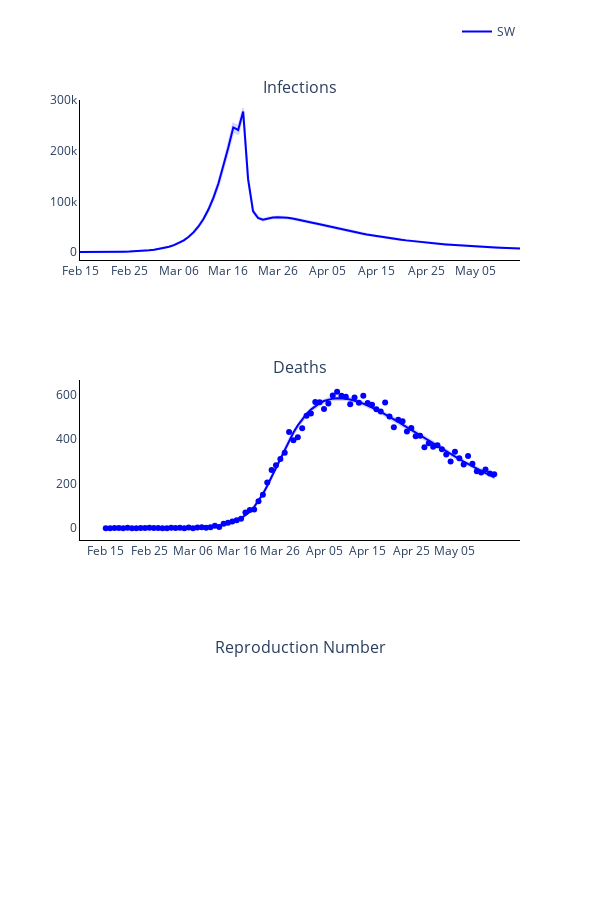

Notebook code cell kept with this figure:
### Markdown cell above
### Plot observed versus predicted using model with inferred parameters

### Code cell
# Trace names - represent the solver used for the simulation
trace_name = regions
titles = ['Infections', 'Deaths', 'Reproduction Number']

fig = go.Figure()
fig = make_subplots(rows=len(titles), cols=1, subplot_titles=tuple(titles), horizontal_spacing = 0.15)

# Plot (continuous predicted timeline and pointwise observed numbers each day)
for r, region in enumerate(regions):
    # Plot of infections
    fig.add_trace(
        go.Scatter(
            x=times,
            y=new_infec_mean[r].tolist(),
            mode='lines',
            name=trace_name[r],
            line_color=colours[r]
        ),
        row= 1,
        col= 1
    )

    fig.add_trace(
        go.Scatter(
            x=times + times[::-1],
            y=new_infec_upper[r].tolist() + new_infec_lower[r].tolist()[::-1],
            fill='toself',
            fillcolor=colours[r],
            line_color=colours[r],
            opacity=0.15,
            mode='lines',
            showlegend=False,
            name=trace_name[r]
        ),
        row= 1,
        col= 1
    )

    # fig.add_trace(
    #     go.Scatter(
    #         x=serology_times,
    #         y=np.sum(np.multiply(np.nan_to_num(np.divide(positives_data[r], tests[r])), susceptibles[r]), axis=1).tolist(),
    #         mode='markers',
    #         name=trace_name[r],
    #         showlegend=False,
    #         line_color=colours[r]
    #     ),
    #     row= 1,
    #     col= 1
    # )

    # Plot deaths
    fig.add_trace(
        go.Scatter(
            x=times,
            y=deaths_mean[r].tolist(),
            mode='lines',
            name=trace_name[r],
            showlegend=False,
            line_color=colours[r]
        ),
        row= 2,
        col= 1
    )

    fig.add_trace(
        go.Scatter(
            x=times + times[::-1],
            y=deaths_upper[r].tolist() + deaths_lower[r].tolist()[::-1],
            fill='toself',
            fillcolor=colours[r],
            line_color=colours[r],
            opacity=0.15,
            mode='lines',
            showlegend=False,
            name=trace_name[r]
        ),
        row= 2,
        col= 1
    )

    fig.add_trace(
        go.Scatter(
            x=times,
            y=np.sum(deaths_data[r], axis=1).tolist(),
            mode='markers',
            name=trace_name[r],
            showlegend=False,
            line_color=colours[r]
        ),
        row= 2,
        col= 1
    )

    # Plot reproduction number
    # fig.add_trace(
    #     go.Scatter(
    #         x=times,
    #         y=reprod_num_mean[r].tolist(),
    #         mode='lines',
    #         name=trace_name[r],
    #         showlegend=False,
    #         line_color=colours[r]
    #     ),
    #     row= 3,
    #     col= 1
    # )

    # fig.add_trace(
    #     go.Scatter(
    #         x=times + times[::-1],
    #         y=reprod_num_upper[r].tolist() + reprod_num_lower[r].tolist()[::-1],
    #         fill='toself',
    #         fillcolor=colours[r],
    #         line_color=colours[r],
    #         opacity=0.15,
    #         mode='lines',
    #         showlegend=False,
    #         name=trace_name[r]
    #     ),
    #     row= 3,
    #     col= 1
    # )

# Add axis labels
fig.update_layout(
    width=600, 
    height=900,
    plot_bgcolor='white',
    xaxis=dict(
        linecolor='black',
        tickvals=np.arange(1, 90, 10).tolist(),
        ticktext=['Feb 15', 'Feb 25', 'Mar 06', 'Mar 16', 'Mar 26', 'Apr 05', 'Apr 15', 'Apr 25', 'May 05', 'May 15']),
    yaxis=dict(linecolor='black'),
    xaxis2=dict(
        linecolor='black',
        tickvals=np.arange(1, 90, 10).tolist(),
        ticktext=['Feb 15', 'Feb 25', 'Mar 06', 'Mar 16', 'Mar 26', 'Apr 05', 'Apr 15', 'Apr 25', 'May 05', 'May 15']),
    yaxis2=dict(linecolor='black'),
    xaxis3=dict(
        linecolor='black',
        tickvals=np.arange(1, 90, 10).tolist(),
        ticktext=['Feb 15', 'Feb 25', 'Mar 06', 'Mar 16', 'Mar 26', 'Apr 05', 'Apr 15', 'Apr 25', 'May 05', 'May 15']),
    yaxis3=dict(linecolor='black'),
    legend=dict(
        orientation='h',
        yanchor="bottom",
        y=1.075,
        xanchor="right",
        x=1)
    )

fig.write_image('images/Figure-3-synthetic.pdf')
fig.show()

### Figure 1 — Plotly figure (JSON) as saved in the notebook; plotly's stock layout.template omitted (floating-point values rounded to 4 significant figures; data arrays with more than 128 entries replaced by an {"elided": "..."} marker saying what was removed)
{"data": [{"line": {"color": "blue"}, "mode": "lines", "name": "SW", "type": "scatter", "x": [1, 2, 3, 4, 5, 6, 7, 8, 9, 10, 11, 12, 13, 14, 15, 16, 17, 18, 19, 20, 21, 22, 23, 24, 25, 26, 27, 28, 29, 30, 31, 32, 33, 34, 35, 36, 37, 38, 39, 40, 41, 42, 43, 44, 45, 46, 47, 48, 49, 50, 51, 52, 53, 54, 55, 56, 57, 58, 59, 60, 61, 62, 63, 64, 65, 66, 67, 68, 69, 70, 71, 72, 73, 74, 75, 76, 77, 78, 79, 80, 81, 82, 83, 84, 85, 86, 87, 88, 89, 90], "xaxis": "x", "y": [276.5, 200.2, 176.6, 189.2, 229.9, 295.7, 388.1, 512.0, 675.7, 890.7, 1173.0, 1543.0, 2030.0, 2668.0, 3506.0, 4606.0, 6046.0, 7932.0, 10400.0, 13630.0, 17830.0, 23280.0, 30350.0, 39460.0, 51130.0, 65900.0, 84460.0, 107500.0, 135500.0, 168700.0, 206700.0, 246200.0, 241300.0, 277800.0, 144000.0, 80750.0, 67610.0, 63900.0, 66770.0, 68340.0, 68860.0, 68550.0, 67620.0, 66230.0, 64490.0, 62510.0, 60370.0, 58140.0, 55860.0, 53560.0, 51270.0, 49020.0, 46810.0, 44660.0, 42570.0, 40550.0, 38600.0, 36730.0, 34940.0, 33210.0, 31570.0, 29990.0, 28480.0, 27050.0, 25680.0, 24380.0, 23140.0, 21960.0, 20830.0, 19760.0, 18740.0, 17780.0, 16870.0, 16000.0, 15170.0, 14390.0, 13640.0, 12930.0, 12260.0, 11620.0, 11020.0, 10450.0, 9906.0, 9390.0, 8900.0, 8437.0, 8149.0, 7725.0, 7594.0, 7198.0], "yaxis": "y"}, {"fill": "toself", "fillcolor": "blue", "line": {"color": "blue"}, "mode": "lines", "name": "SW", "opacity": 0.15, "showlegend": false, "type": "scatter", "x": {"elided": "180 int values"}, "xaxis": "x", "y": {"elided": "180 float values"}, "yaxis": "y"}, {"line": {"color": "blue"}, "mode": "lines", "name": "SW", "showlegend": false, "type": "scatter", "x": [1, 2, 3, 4, 5, 6, 7, 8, 9, 10, 11, 12, 13, 14, 15, 16, 17, 18, 19, 20, 21, 22, 23, 24, 25, 26, 27, 28, 29, 30, 31, 32, 33, 34, 35, 36, 37, 38, 39, 40, 41, 42, 43, 44, 45, 46, 47, 48, 49, 50, 51, 52, 53, 54, 55, 56, 57, 58, 59, 60, 61, 62, 63, 64, 65, 66, 67, 68, 69, 70, 71, 72, 73, 74, 75, 76, 77, 78, 79, 80, 81, 82, 83, 84, 85, 86, 87, 88, 89, 90], "xaxis": "x2", "y": [0, 0.1619, 0.3876, 0.5075, 0.562, 0.5778, 0.5723, 0.5572, 0.5411, 0.5279, 0.524, 0.5326, 0.5569, 0.6032, 0.6772, 0.7861, 0.9399, 1.152, 1.444, 1.834, 2.354, 3.039, 3.953, 5.169, 6.762, 8.854, 11.57, 15.15, 19.88, 26.01, 33.93, 44.19, 57.42, 74.29, 95.57, 121.9, 153.7, 190.4, 230.6, 272.8, 315.0, 355.9, 394.4, 429.5, 461.0, 488.7, 512.2, 532.0, 548.3, 561.1, 570.5, 577.0, 581.0, 583.0, 582.9, 580.9, 577.2, 572.2, 566.0, 558.7, 550.4, 541.4, 531.7, 521.6, 511.0, 500.0, 488.5, 476.5, 464.5, 452.4, 440.3, 428.2, 416.1, 403.9, 391.6, 379.3, 367.3, 355.4, 343.8, 332.4, 321.0, 309.8, 298.7, 287.9, 277.4, 267.2, 257.2, 247.5, 237.9, 228.6], "yaxis": "y2"}, {"fill": "toself", "fillcolor": "blue", "line": {"color": "blue"}, "mode": "lines", "name": "SW", "opacity": 0.15, "showlegend": false, "type": "scatter", "x": {"elided": "180 int values"}, "xaxis": "x2", "y": {"elided": "180 float values"}, "yaxis": "y2"}, {"line": {"color": "blue"}, "mode": "markers", "name": "SW", "showlegend": false, "type": "scatter", "x": [1, 2, 3, 4, 5, 6, 7, 8, 9, 10, 11, 12, 13, 14, 15, 16, 17, 18, 19, 20, 21, 22, 23, 24, 25, 26, 27, 28, 29, 30, 31, 32, 33, 34, 35, 36, 37, 38, 39, 40, 41, 42, 43, 44, 45, 46, 47, 48, 49, 50, 51, 52, 53, 54, 55, 56, 57, 58, 59, 60, 61, 62, 63, 64, 65, 66, 67, 68, 69, 70, 71, 72, 73, 74, 75, 76, 77, 78, 79, 80, 81, 82, 83, 84, 85, 86, 87, 88, 89, 90], "xaxis": "x2", "y": [0, 0, 1, 1, 0, 2, 0, 0, 1, 1, 2, 1, 1, 0, 0, 2, 1, 2, 0, 3, 0, 3, 5, 2, 4, 11, 6, 20, 25, 30, 36, 43, 71, 82, 84, 121, 150, 205, 261, 282, 311, 338, 432, 394, 408, 448, 504, 515, 566, 565, 535, 559, 595, 612, 594, 590, 556, 586, 563, 594, 561, 554, 533, 523, 564, 501, 453, 487, 480, 434, 450, 412, 415, 363, 381, 365, 372, 354, 331, 299, 343, 314, 286, 324, 289, 256, 250, 263, 246, 242], "yaxis": "y2"}], "layout": {"annotations": [{"font": {"size": 16}, "showarrow": false, "text": "Infections", "x": 0.5, "xanchor": "center", "xref": "paper", "y": 1, "yanchor": "bottom", "yref": "paper"}, {"font": {"size": 16}, "showarrow": false, "text": "Deaths", "x": 0.5, "xanchor": "center", "xref": "paper", "y": 0.6111, "yanchor": "bottom", "yref": "paper"}, {"font": {"size": 16}, "showarrow": false, "text": "Reproduction Number", "x": 0.5, "xanchor": "center", "xref": "paper", "y": 0.2222, "yanchor": "bottom", "yref": "paper"}], "height": 900, "legend": {"orientation": "h", "x": 1, "xanchor": "right", "y": 1.075, "yanchor": "bottom"}, "plot_bgcolor": "white", "width": 600, "xaxis": {"anchor": "y", "domain": [0, 1], "linecolor": "black", "ticktext": ["Feb 15", "Feb 25", "Mar 06", "Mar 16", "Mar 26", "Apr 05", "Apr 15", "Apr 25", "May 05", "May 15"], "tickvals": [1, 11, 21, 31, 41, 51, 61, 71, 81]}, "xaxis2": {"anchor": "y2", "domain": [0, 1], "linecolor": "black", "ticktext": ["Feb 15", "Feb 25", "Mar 06", "Mar 16", "Mar 26", "Apr 05", "Apr 15", "Apr 25", "May 05", "May 15"], "tickvals": [1, 11, 21, 31, 41, 51, 61, 71, 81]}, "xaxis3": {"anchor": "y3", "domain": [0, 1], "linecolor": "black", "ticktext": ["Feb 15", "Feb 25", "Mar 06", "Mar 16", "Mar 26", "Apr 05", "Apr 15", "Apr 25", "May 05", "May 15"], "tickvals": [1, 11, 21, 31, 41, 51, 61, 71, 81]}, "yaxis": {"anchor": "x", "domain": [0.7778, 1], "linecolor": "black"}, "yaxis2": {"anchor": "x2", "domain": [0.3889, 0.6111], "linecolor": "black"}, "yaxis3": {"anchor": "x3", "domain": [0, 0.2222], "linecolor": "black"}}}
